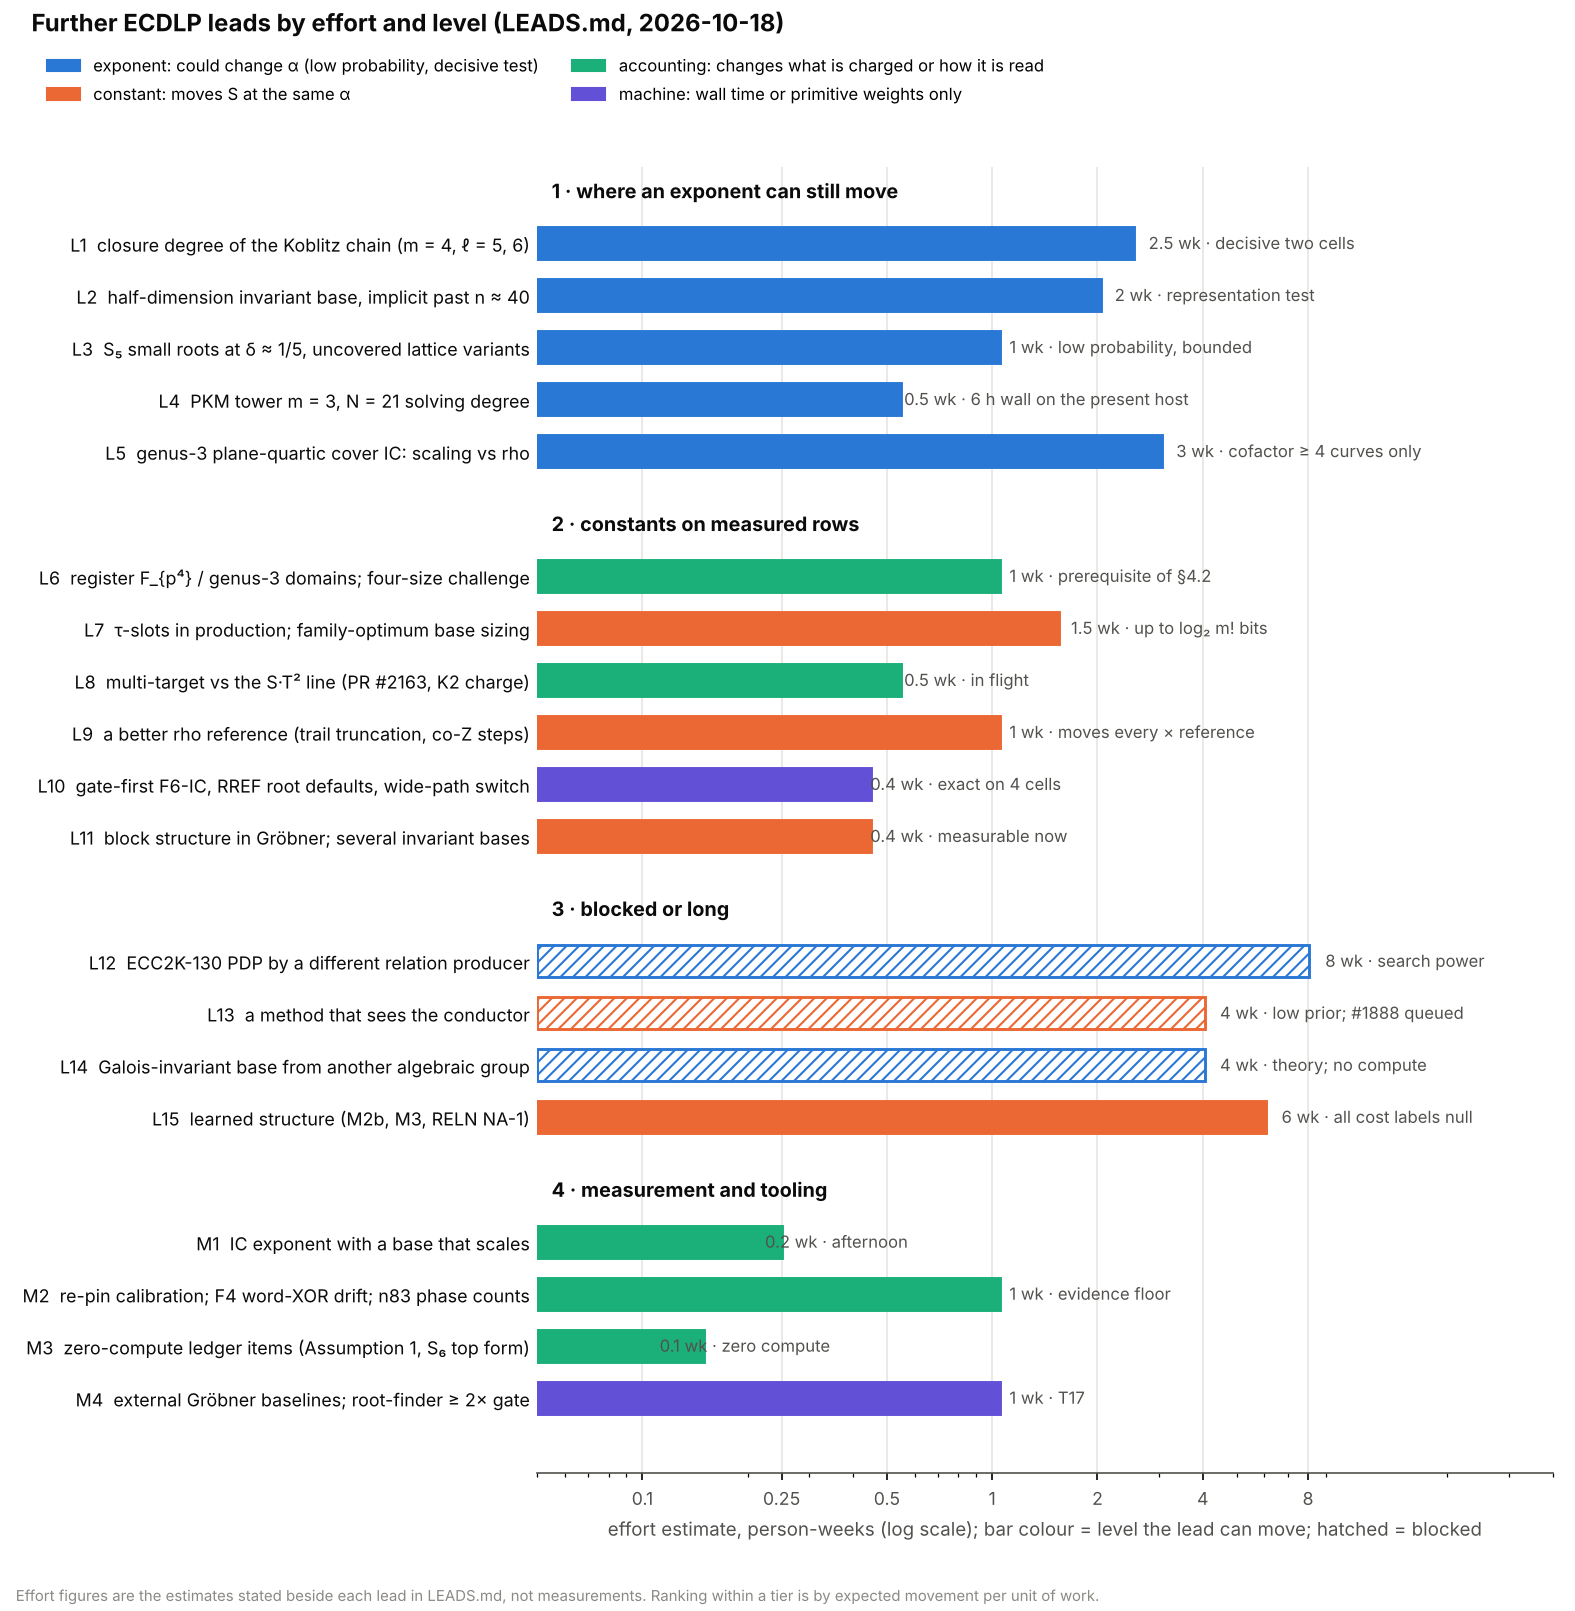

The Python source for this figure:
#!/usr/bin/env python3
"""lead_map.svg: the leads of LEADS.md by effort and level.

Each row is one lead; the bar is the effort estimate stated in LEADS.md
(person-weeks, log scale), the colour is the level in the bounds protocol
the lead can move, and a hatched bar is blocked on a resource or a
decision. Values are in lead_map.diagram.json. Run from the repository
root with the research-visuals venv:

    report-venv/bin/python research/ecdlp_exponent_assessment_20261018/lead_map.py
"""
import json
import os

import matplotlib

matplotlib.use("Agg")
import matplotlib.pyplot as plt  # noqa: E402

HERE = os.path.dirname(os.path.abspath(__file__))
INK, INK2, MUTED, GRID = "#0b0b0b", "#52514e", "#8a8984", "#e6e5e1"
LEVEL_COLOR = {
    "exponent": "#2a78d6",
    "constant": "#eb6834",
    "accounting": "#1baf7a",
    "machine": "#6250d6",
}

# (id, label, tier, level, effort_weeks, blocked, probability note)
LEADS = [
    ("L1", "closure degree of the Koblitz chain (m = 4, ℓ = 5, 6)", 1, "exponent", 2.5, False, "decisive two cells"),
    ("L2", "half-dimension invariant base, implicit past n ≈ 40", 1, "exponent", 2.0, False, "representation test"),
    ("L3", "S₅ small roots at δ ≈ 1/5, uncovered lattice variants", 1, "exponent", 1.0, False, "low probability, bounded"),
    ("L4", "PKM tower m = 3, N = 21 solving degree", 1, "exponent", 0.5, False, "6 h wall on the present host"),
    ("L5", "genus-3 plane-quartic cover IC: scaling vs rho", 1, "exponent", 3.0, False, "cofactor ≥ 4 curves only"),
    ("L6", "register F_{p⁴} / genus-3 domains; four-size challenge", 2, "accounting", 1.0, False, "prerequisite of §4.2"),
    ("L7", "τ-slots in production; family-optimum base sizing", 2, "constant", 1.5, False, "up to log₂ m! bits"),
    ("L8", "multi-target vs the S·T² line (PR #2163, K2 charge)", 2, "accounting", 0.5, False, "in flight"),
    ("L9", "a better rho reference (trail truncation, co-Z steps)", 2, "constant", 1.0, False, "moves every × reference"),
    ("L10", "gate-first F6-IC, RREF root defaults, wide-path switch", 2, "machine", 0.4, False, "exact on 4 cells"),
    ("L11", "block structure in Gröbner; several invariant bases", 2, "constant", 0.4, False, "measurable now"),
    ("L12", "ECC2K-130 PDP by a different relation producer", 3, "exponent", 8.0, True, "search power"),
    ("L13", "a method that sees the conductor", 3, "constant", 4.0, True, "low prior; #1888 queued"),
    ("L14", "Galois-invariant base from another algebraic group", 3, "exponent", 4.0, True, "theory; no compute"),
    ("L15", "learned structure (M2b, M3, RELN NA-1)", 3, "constant", 6.0, False, "all cost labels null"),
    ("M1", "IC exponent with a base that scales", 4, "accounting", 0.2, False, "afternoon"),
    ("M2", "re-pin calibration; F4 word-XOR drift; n83 phase counts", 4, "accounting", 1.0, False, "evidence floor"),
    ("M3", "zero-compute ledger items (Assumption 1, S₆ top form)", 4, "accounting", 0.1, False, "zero compute"),
    ("M4", "external Gröbner baselines; root-finder ≥ 2× gate", 4, "machine", 1.0, False, "T17"),
]
TIERS = {1: "1 · where an exponent can still move", 2: "2 · constants on measured rows",
         3: "3 · blocked or long", 4: "4 · measurement and tooling"}

fig_h = 0.36 * len(LEADS) + 0.5 * len(TIERS) + 1.9
fig, ax = plt.subplots(figsize=(10.5, fig_h))
y = 0
ticks, labels = [], []
for t, title in TIERS.items():
    ax.text(0.055, y, title, ha="left", va="center", fontsize=9.5, color=INK, fontweight="bold")
    y += 1
    for lid, label, tier, level, eff, blocked, note in LEADS:
        if tier != t:
            continue
        c = LEVEL_COLOR[level]
        ax.barh(y, eff, left=0.05, height=0.62, color=c if not blocked else "white",
                edgecolor=c, linewidth=1.4, hatch="////" if blocked else None, zorder=2)
        ax.text(eff * 1.12, y, f"{eff:g} wk · {note}", va="center", fontsize=8, color=INK2)
        ticks.append(y)
        labels.append(f"{lid}  {label}")
        y += 1
    y += 0.4
ax.set_xscale("log")
ax.set_xlim(0.05, 40)
ax.set_xticks([0.1, 0.25, 0.5, 1, 2, 4, 8])
ax.set_xticklabels(["0.1", "0.25", "0.5", "1", "2", "4", "8"], fontsize=8.5, color=INK2)
ax.set_xlabel("effort estimate, person-weeks (log scale); bar colour = level the lead can move; hatched = blocked",
              fontsize=9, color=INK2)
ax.set_yticks(ticks)
ax.set_yticklabels(labels, fontsize=8.6, color=INK)
ax.invert_yaxis()
ax.grid(axis="x", color=GRID, lw=0.8)
for sp in ("top", "right", "left"):
    ax.spines[sp].set_visible(False)
ax.spines["bottom"].set_color(INK2)
ax.tick_params(axis="y", length=0)
fig.text(0.02, 0.995, "Further ECDLP leads by effort and level (LEADS.md, 2026-10-18)", ha="left", va="top",
         fontsize=11.5, color=INK, fontweight="bold")
handles = [plt.Rectangle((0, 0), 1, 1, color=LEVEL_COLOR[k]) for k in LEVEL_COLOR]
fig.legend(handles, [f"{k}: {v}" for k, v in {
    "exponent": "could change α (low probability, decisive test)",
    "constant": "moves S at the same α",
    "accounting": "changes what is charged or how it is read",
    "machine": "wall time or primitive weights only",
}.items()], loc="upper left", bbox_to_anchor=(0.02, 0.975), ncol=2, fontsize=8, frameon=False)
fig.text(0.01, 0.004, "Effort figures are the estimates stated beside each lead in LEADS.md, not measurements. "
         "Ranking within a tier is by expected movement per unit of work.", fontsize=7.2, color=MUTED, va="bottom")
fig.tight_layout(rect=(0, 0.03, 1, 0.91))
fig.savefig(os.path.join(HERE, "lead_map.svg"), format="svg")
fig.savefig(os.path.join(HERE, "lead_map.png"), dpi=150)
json.dump({"schema": "lead_map/v1",
           "leads": [dict(id=a, label=b, tier=c, level=d, effort_weeks=e, blocked=f, note=g) for a, b, c, d, e, f, g in LEADS]},
          open(os.path.join(HERE, "lead_map.diagram.json"), "w"), indent=1)
print(f"wrote lead_map.svg/.png/.diagram.json with {len(LEADS)} leads")
